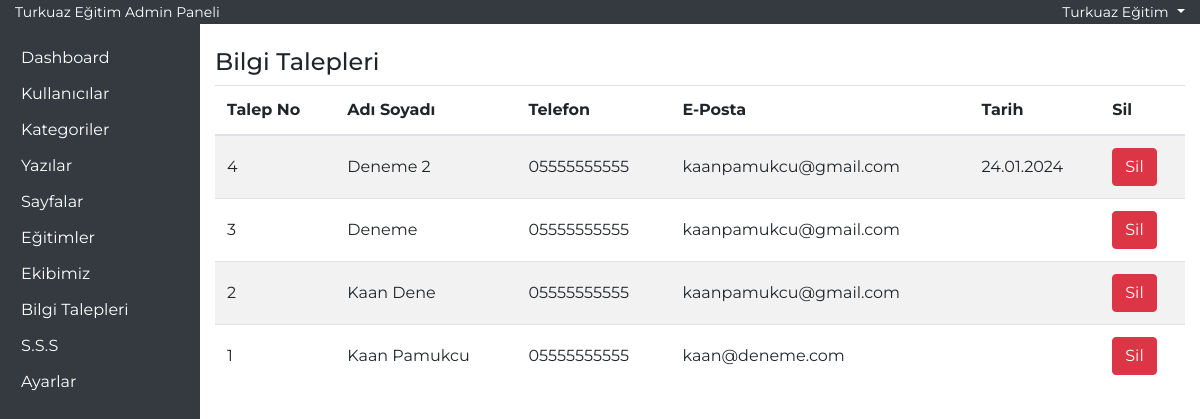
/admin-yntm/bilgi-talepleri.php (signed in), run on an earlier commit of the app's database.
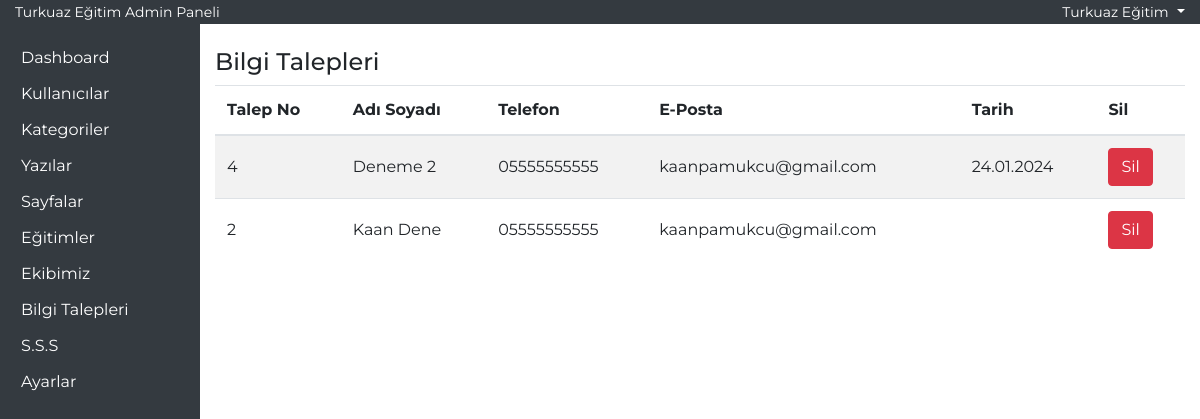
And on a later commit of the database.
### tables this page shows
CREATE TABLE IF NOT EXISTS `detayli_bilgi` (
  `id` int NOT NULL AUTO_INCREMENT,
  `adi` varchar(50) NOT NULL,
  `tel` varchar(20) NOT NULL,
  `email` varchar(150) NOT NULL,
  `tarih` varchar(20) NOT NULL,
  `durum` varchar(30) NOT NULL,
  `aciklama` text NOT NULL,
  PRIMARY KEY (`id`)
);

### admin-yntm/bilgi-talepleri.php (the view, shortened to what this page needs)
<?php
require_once('header.php');
?>
<div class="row">
    <div class="col-12">
        <h4>Bilgi Talepleri</h4>
    </div>
    <div class="col-12">
        <table class="table table-striped">
            <thead>
                <tr>
                    <th>Talep No</th>
                    <th>Adı Soyadı</th>
                    <th>Telefon</th>
                    <th>E-Posta</th>
                    <th>Tarih</th>
                    <th>Sil</th>
                </tr>
            </thead>
            <tbody>
                <?php
                $talepList = $db->prepare('select * from detayli_bilgi order by id desc');
                $talepList->execute();
                if ($talepList->rowCount()) {
                    foreach ($talepList as $talepListSatir) {
                ?>
                        <tr>
                            <td><?php echo $talepListSatir['id']; ?></td>
                            <td><?php echo $talepListSatir['adi']; ?></td>
                            <td><?php echo $talepListSatir['tel']; ?></td>
                            <td><?php echo $talepListSatir['email']; ?></td>
                            <td><?php echo $talepListSatir['tarih']; ?></td>
                            <td><a href="bilgi-talepleri.php?deleteID=<?php echo $talepListSatir['id']; ?>" class="btn btn-danger">Sil</a></td>
                        </tr>
                <?php
                    }
                }
                ?>
            </tbody>
        </table>
    </div>
</div>
<?php require_once('footer.php'); ?>

What changed in the data, as far as the page shows it:
removed detayli_bilgi: id "3", adi "Deneme", tel "05555555555", email "kaanpamukcu@gmail.com"
removed detayli_bilgi: id "1", adi "Kaan Pamukcu", tel "05555555555", email "kaan@deneme.com"
